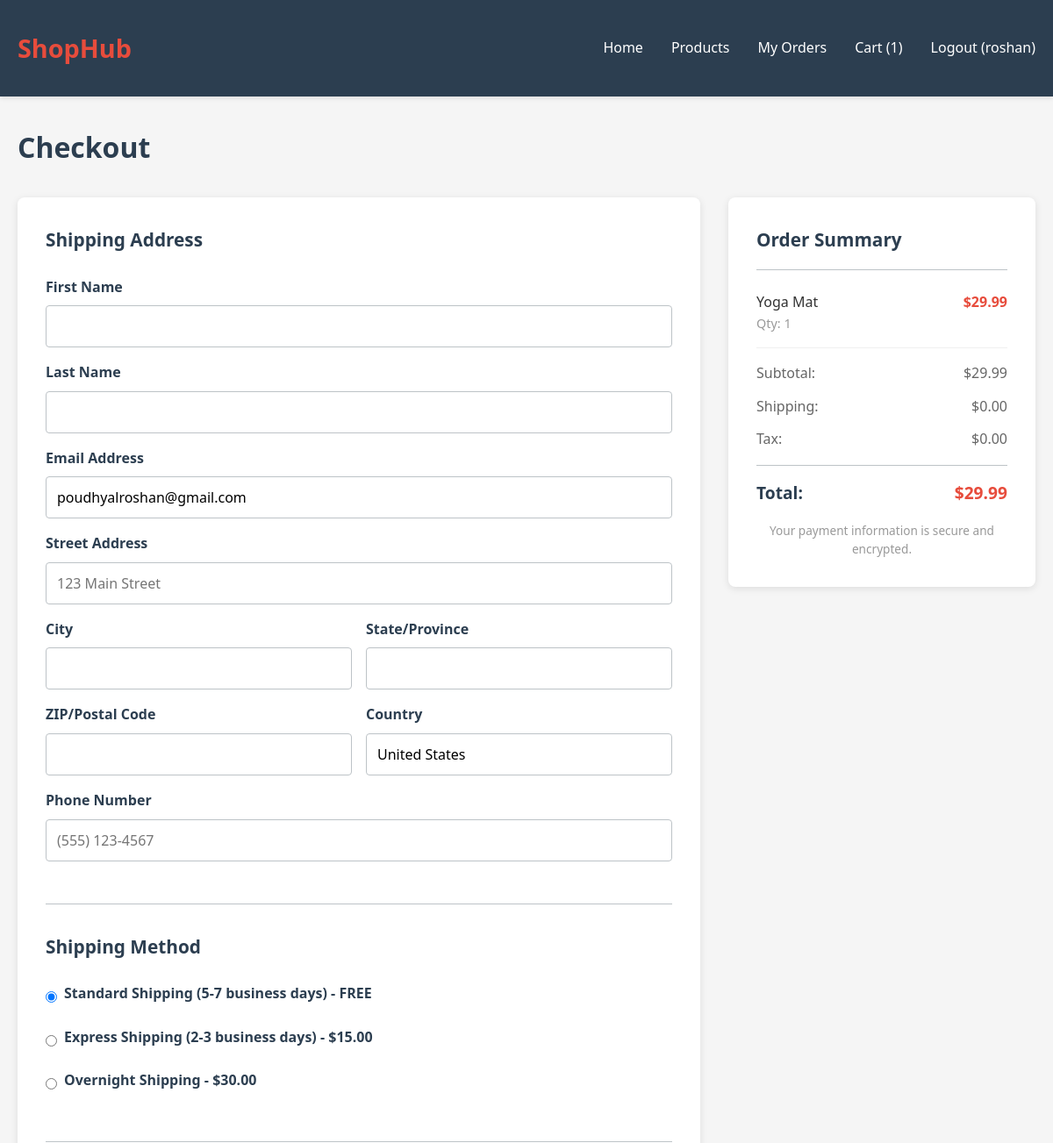
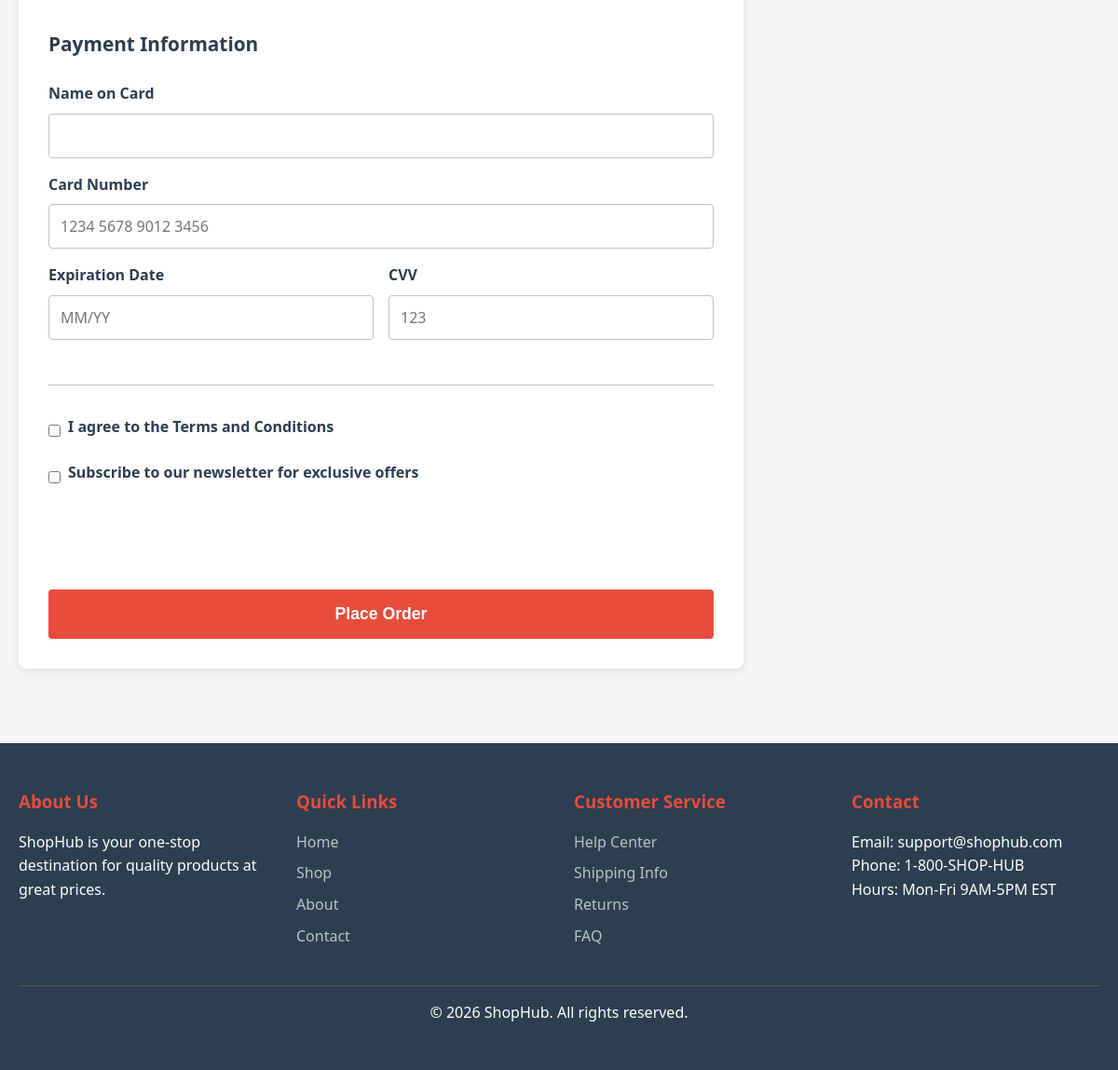
The app's page /checkout/ (signed in) with its own data (2 pictures, top to bottom).
### store/models.py (models this page shows, shortened)
class Cart(models.Model):
    user = models.OneToOneField(User, on_delete=models.CASCADE)
    created_at = models.DateTimeField(auto_now_add=True)
    def get_total_price(self):
        return sum(item.get_total_price() for item in self.items.all())

class CartItem(models.Model):
    cart = models.ForeignKey(Cart, on_delete=models.CASCADE, related_name='items')
    product = models.ForeignKey(Product, on_delete=models.CASCADE)
    quantity = models.IntegerField(default=1)
    def get_total_price(self):
        return self.product.price * self.quantity

class Product(models.Model):
    name = models.CharField(max_length=255)
    description = models.TextField()
    price = models.DecimalField(max_digits=10, decimal_places=2)
    category = models.ForeignKey(Category, on_delete=models.CASCADE, related_name='products')
    image = models.ImageField(upload_to='products/', blank=True, null=True)
    stock = models.IntegerField(default=0)
    created_at = models.DateTimeField(auto_now_add=True)

### store/views.py (the view, shortened to what this page needs)
# urls.py: path('checkout/', views.checkout, name='checkout'),
@login_required(login_url='login')
def checkout(request):
    cart = get_object_or_404(Cart, user=request.user)
    if not cart.items.exists():
        return redirect('cart')
    return render(request, 'store/checkout.html', {'cart': cart})

### templates/store/checkout.html (shortened to what this page needs)
{% extends 'store/base.html' %}
{% block content %}
<h1 class="page-title">Checkout</h1>
<div class="checkout-container">
    <form method="post" class="checkout-form">
        <div class="form-section">
            <h2>Shipping Address</h2>
            <div class="form-row full">
                <div class="form-group">
                    <label for="first_name">First Name</label>
                    <input type="text" id="first_name" name="first_name" value="{{ user.first_name }}" required>
                </div>
            </div>
            <div class="form-row full">
                <div class="form-group">
                    <label for="last_name">Last Name</label>
                    <input type="text" id="last_name" name="last_name" value="{{ user.last_name }}" required>
                </div>
            </div>
            <div class="form-row full">
                <div class="form-group">
                    <label for="email">Email Address</label>
                    <input type="email" id="email" name="email" value="{{ user.email }}" required>
                </div>
            </div>
            <div class="form-row full">
                <div class="form-group">
                    <label for="address">Street Address</label>
                    <input type="text" id="address" name="address" placeholder="123 Main Street" required>
                </div>
            </div>
            <div class="form-row">
                <div class="form-group">
                    <label for="city">City</label>
                    <input type="text" id="city" name="city" required>
                </div>
                <div class="form-group">
                    <label for="state">State/Province</label>
                    <input type="text" id="state" name="state" required>
                </div>
            </div>
            <div class="form-row">
                <div class="form-group">
                    <label for="zip">ZIP/Postal Code</label>
                    <input type="text" id="zip" name="zip" required>
                </div>
                <div class="form-group">
                    <label for="country">Country</label>
                    <input type="text" id="country" name="country" value="United States" required>
                </div>
            </div>
            <div class="form-row full">
                <div class="form-group">
                    <label for="phone">Phone Number</label>
                    <input type="tel" id="phone" name="phone" placeholder="(555) 123-4567" required>
                </div>
            </div>
        </div>
        <div class="form-section">
            <h2>Shipping Method</h2>
            <div class="form-row full">
                <div class="checkbox-group">
                    <input type="radio" id="shipping_standard" name="shipping" value="standard" checked>
                    <label for="shipping_standard">Standard Shipping (5-7 business days) - FREE</label>
                </div>
            </div>
            <div class="form-row full">
                <div class="checkbox-group">
                    <input type="radio" id="shipping_express" name="shipping" value="express">
                    <label for="shipping_express">Express Shipping (2-3 business days) - $15.00</label>
                </div>
            </div>
            <div class="form-row full">
                <div class="checkbox-group">
                    <input type="radio" id="shipping_overnight" name="shipping" value="overnight">
                    <label for="shipping_overnight">Overnight Shipping - $30.00</label>
                </div>
            </div>
        </div>
        <div class="form-section">
            <h2>Payment Information</h2>
            <div class="form-row full">
                <div class="form-group">
                    <label for="card_name">Name on Card</label>
                    <input type="text" id="card_name" name="card_name" required>
                </div>
            </div>
            <div class="form-row full">
                <div class="form-group">
                    <label for="card_number">Card Number</label>
                    <input type="text" id="card_number" name="card_number" placeholder="1234 5678 9012 3456" maxlength="19" required>
                </div>
            </div>
            <div class="form-row">
                <div class="form-group">
                    <label for="expiry">Expiration Date</label>
                    <input type="text" id="expiry" name="expiry" placeholder="MM/YY" maxlength="5" required>
                </div>
                <div class="form-group">
                    <label for="cvv">CVV</label>
                    <input type="text" id="cvv" name="cvv" placeholder="123" maxlength="4" required>
                </div>
            </div>
        </div>
        <div class="form-section">
            <div class="checkbox-group">
                <input type="checkbox" id="terms" name="terms" required>
                <label for="terms">I agree to the Terms and Conditions</label>
            </div>
            <div class="checkbox-group">
                <input type="checkbox" id="newsletter" name="newsletter">
                <label for="newsletter">Subscribe to our newsletter for exclusive offers</label>
            </div>
        </div>
        <button type="submit" class="place-order-btn">Place Order</button>
    </form>
    <div class="checkout-summary">
        <div class="summary-header">Order Summary</div>
        {% for item in cart.items.all %}
        <div class="order-item">
            <div>
                <div class="item-name">{{ item.product.name }}</div>
                <div style="font-size: 0.9rem; color: #999;">Qty: {{ item.quantity }}</div>
            </div>
            <div class="item-price">${{ item.get_total_price }}</div>
        </div>
        {% endfor %}
        <div class="summary-row">
            <span>Subtotal:</span>
            <span>${{ cart.get_total_price }}</span>
        </div>
        <div class="summary-row">
            <span>Shipping:</span>
            <span>$0.00</span>
        </div>
        <div class="summary-row">
            <span>Tax:</span>
            <span>$0.00</span>
        </div>
        <div class="summary-row total">
            <span>Total:</span>
            <span>${{ cart.get_total_price }}</span>
        </div>
        <p style="font-size: 0.85rem; color: #999; text-align: center; margin-top: 1rem;">
            Your payment information is secure and encrypted.
        </p>
    </div>
</div>
{% endblock %}

### templates/store/base.html (shortened to what this page needs)
<!DOCTYPE html>
<html lang="en">
<head>
</head>
<body>
    <header>
        <div class="container">
            <nav class="navbar">
                <a href="{% url 'home' %}" class="logo">ShopHub</a>
                <ul class="nav-menu">
                    <li><a href="{% url 'home' %}">Home</a></li>
                    <li><a href="{% url 'product_list' %}">Products</a></li>
                    {% if user.is_authenticated %}
                        <li><a href="{% url 'orders' %}">My Orders</a></li>
                        <li><a href="{% url 'cart' %}">Cart ({{ user.cart.items.count }})</a></li>
                        <li><a href="{% url 'logout' %}">Logout ({{ user.username }})</a></li>
                    {% else %}
                        <li><a href="{% url 'login' %}">Login</a></li>
                        <li><a href="{% url 'register' %}">Register</a></li>
                    {% endif %}
                </ul>
            </nav>
        </div>
    </header>
    <main>
        <div class="container">
            {% block content %}{% endblock %}
        </div>
    </main>
    <footer>
        <div class="container">
            <div class="footer-content">
                <div class="footer-section">
                    <h3>About Us</h3>
                    <p>ShopHub is your one-stop destination for quality products at great prices.</p>
                </div>
                <div class="footer-section">
                    <h3>Quick Links</h3>
                    <ul>
                        <li><a href="{% url 'home' %}">Home</a></li>
                        <li><a href="{% url 'product_list' %}">Shop</a></li>
                        <li><a href="#">About</a></li>
                        <li><a href="#">Contact</a></li>
                    </ul>
                </div>
                <div class="footer-section">
                    <h3>Customer Service</h3>
                    <ul>
                        <li><a href="#">Help Center</a></li>
                        <li><a href="#">Shipping Info</a></li>
                        <li><a href="#">Returns</a></li>
                        <li><a href="#">FAQ</a></li>
                    </ul>
                </div>
                <div class="footer-section">
                    <h3>Contact</h3>
                    <p>Email: support@shophub.com</p>
                    <p>Phone: 1-800-SHOP-HUB</p>
                    <p>Hours: Mon-Fri 9AM-5PM EST</p>
                </div>
            </div>
            <div class="footer-bottom">
                <p>&copy; 2026 ShopHub. All rights reserved.</p>
            </div>
        </div>
    </footer>
</body>
</html>

### templates/store/base.html (style rules this page uses)
* { margin: 0; padding: 0; box-sizing: border-box; }
:root { --primary-color: #2c3e50; --secondary-color: #e74c3c; --accent-color: #3498db; --light-bg: #ecf0f1; --text-color: #333; --border-color: #bdc3c7; }
body { font-family: 'Segoe UI', Tahoma, Geneva, Verdana, sans-serif; color: var(--text-color); background-color: #f5f5f5; line-height: 1.6; }
header { background-color: var(--primary-color); color: white; padding: 1rem 0; box-shadow: 0 2px 5px rgba(0,0,0,0.1); position: sticky; top: 0; z-index: 100; }
.container { max-width: 1200px; margin: 0 auto; padding: 0 20px; }
.navbar { display: flex; justify-content: space-between; align-items: center; padding: 1rem 0; }
.logo { font-size: 1.8rem; font-weight: bold; color: var(--secondary-color); text-decoration: none; }
.nav-menu { display: flex; gap: 2rem; align-items: center; list-style: none; }
.nav-menu a { color: white; text-decoration: none; transition: color 0.3s; }
main { min-height: calc(100vh - 200px); padding: 2rem 0; }
.page-title { font-size: 2rem; margin-bottom: 2rem; color: var(--primary-color); }
footer { background-color: var(--primary-color); color: white; padding: 3rem 0; margin-top: 3rem; }
.footer-content { display: grid; grid-template-columns: repeat(auto-fit, minmax(250px, 1fr)); gap: 2rem; margin-bottom: 2rem; }
.footer-section h3 { margin-bottom: 1rem; color: var(--secondary-color); }
.footer-section ul { list-style: none; }
.footer-section ul li { margin-bottom: 0.5rem; }
.footer-section a { color: #bdc3c7; text-decoration: none; transition: color 0.3s; }
.footer-bottom { border-top: 1px solid #555; padding-top: 1rem; text-align: center; }
.form-group { margin-bottom: 1.5rem; }
label { display: block; margin-bottom: 0.5rem; font-weight: 600; color: var(--primary-color); }
input[type="text"], input[type="email"], input[type="password"], input[type="number"], select, textarea { width: 100%; padding: 0.75rem; border: 1px solid var(--border-color); border-radius: 4px; font-family: inherit; font-size: 1rem; }

### templates/store/checkout.html (style rules this page uses)
.checkout-container { display: grid; grid-template-columns: 1fr 350px; gap: 2rem; max-width: 1200px; }
.checkout-form { background: white; border-radius: 8px; padding: 2rem; box-shadow: 0 2px 8px rgba(0,0,0,0.1); }
.form-section { margin-bottom: 2rem; padding-bottom: 2rem; border-bottom: 1px solid var(--border-color); }
.form-section:last-of-type { border-bottom: none; }
.form-section h2 { color: var(--primary-color); font-size: 1.3rem; margin-bottom: 1.5rem; }
.form-row { display: grid; grid-template-columns: 1fr 1fr; gap: 1rem; }
.form-row.full { grid-template-columns: 1fr; }
.form-group { margin-bottom: 1rem; }
label { display: block; margin-bottom: 0.5rem; font-weight: 600; color: var(--primary-color); }
input[type="text"], input[type="email"], input[type="tel"], select { width: 100%; padding: 0.75rem; border: 1px solid var(--border-color); border-radius: 4px; font-family: inherit; font-size: 1rem; }
.checkbox-group { display: flex; align-items: center; gap: 0.5rem; margin-bottom: 1rem; }
.checkbox-group input { width: auto; }
.checkout-summary { background: white; border-radius: 8px; padding: 2rem; box-shadow: 0 2px 8px rgba(0,0,0,0.1); height: fit-content; position: sticky; top: 100px; }
.summary-header { font-size: 1.3rem; font-weight: bold; color: var(--primary-color); margin-bottom: 1.5rem; padding-bottom: 1rem; border-bottom: 1px solid var(--border-color); }
.order-item { display: flex; justify-content: space-between; margin-bottom: 1rem; padding-bottom: 1rem; border-bottom: 1px solid #f0f0f0; }
.item-name { color: #333; }
.item-price { color: var(--secondary-color); font-weight: bold; }
.summary-row { display: flex; justify-content: space-between; margin-bottom: 0.75rem; color: #666; }
.summary-row.total { font-size: 1.2rem; font-weight: bold; color: var(--primary-color); padding-top: 1rem; border-top: 1px solid var(--border-color); margin-top: 1rem; }
.summary-row.total span:last-child { color: var(--secondary-color); }
.place-order-btn { width: 100%; padding: 1rem; background-color: var(--secondary-color); color: white; border: none; border-radius: 4px; font-size: 1.1rem; font-weight: bold; cursor: pointer; transition: all 0.3s; margin-top: 1.5rem; }

### records on screen
CartItem: product.name "Yoga Mat", quantity "1", get_total_price "29.99"
Cart: get_total_price "29.99"

### other values on screen
{{ user.cart.items.count }} "1"
{{ user.username }} "roshan"
